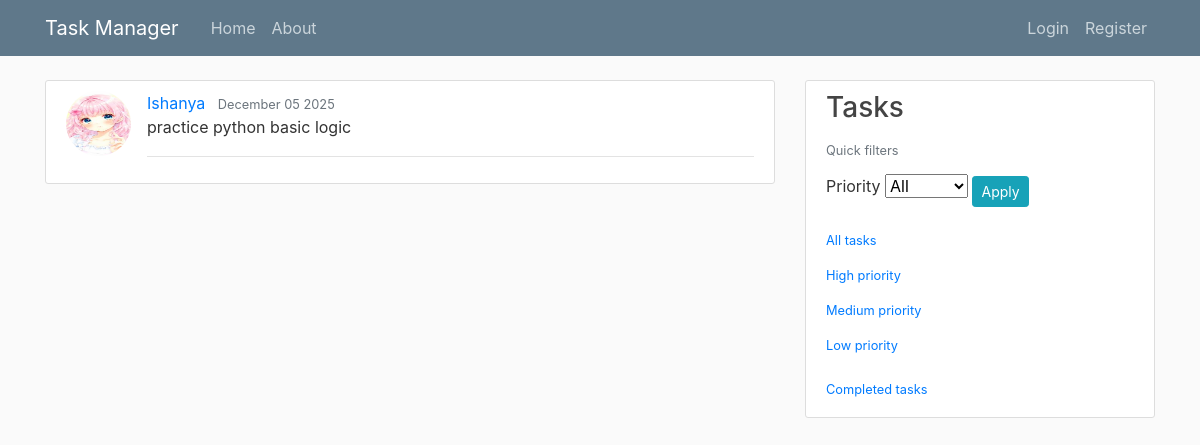
The page /task/6 on the database its author committed.
### task/models.py (models this page shows, shortened)
class Task(models.Model):
    PRIORITY_CHOICES = [
        ('L', 'Low'),
        ('M', 'Medium'),
        ('H', 'High'),
    ]
    owner=models.ForeignKey(User,on_delete=models.CASCADE)
    title=models.CharField(max_length=200)
    description=models.TextField()
    is_completed=models.BooleanField(default=False)
    created_at = models.DateTimeField(default=timezone.now)
    priority = models.CharField(
        max_length=1,
        choices=PRIORITY_CHOICES,
        default='L',
    )

### users/models.py (models this page shows, shortened)
class Profile(models.Model):
    user = models.OneToOneField(User, on_delete=models.CASCADE)
    image = models.ImageField(default='users/default.jpg', upload_to='profile_pics')

### task/views.py (the view)
# urls.py: path('task/<int:pk>',TodoDetailView.as_view(),name="task-detail"),
class TodoDetailView(DetailView):
    model=Task

### task/templates/task/task_detail.html (shortened to what this page needs)
{% extends "task/base.html" %}
{% block content %}
<article class="media content-section">
    <img class="rounded-circle article-img" src="{{ object.owner.profile.image.url }}">
  <div class="media-body">
    <div class="article-metadata">
      <a class="mr-2" href="#">{{ object.owner }}</a>
      <small class="text-muted">{{ object.created_at|date:" F d Y" }}</small>
    <p class="article-content">{{ task.description }}</p>
    </div>
  </div>
</article>
{% endblock content %}

### task/static/task/main.css (style rules this page uses)
body { background: #fafafa; color: #333333; margin-top: 5rem; }
.content-section { background: #ffffff; padding: 10px 20px; border: 1px solid #dddddd; border-radius: 3px; margin-bottom: 20px; }
.article-content { white-space: pre-line; }
.article-img { height: 65px; width: 65px; margin-right: 16px; }
.article-metadata { padding-bottom: 1px; margin-bottom: 4px; border-bottom: 1px solid #e3e3e3 }

### rows shown on the page
Task: owner.profile.image (placeholder picture), owner "Ishanya", created_at "December 05 2025", description "practice python basic logic"
